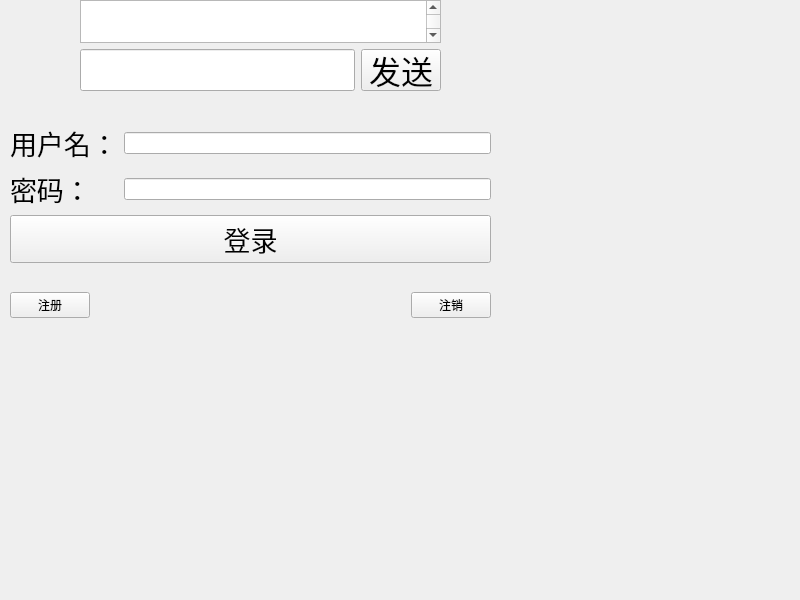
<?xml version="1.0" encoding="UTF-8"?>
<ui version="4.0">
 <class>TcpClient</class>
 <widget class="QWidget" name="TcpClient">
  <property name="geometry">
   <rect>
    <x>0</x>
    <y>0</y>
    <width>800</width>
    <height>600</height>
   </rect>
  </property>
  <property name="windowTitle">
   <string>TcpClient</string>
  </property>
  <widget class="QWidget" name="layoutWidget">
   <property name="geometry">
    <rect>
     <x>80</x>
     <y>0</y>
     <width>361</width>
     <height>91</height>
    </rect>
   </property>
   <layout class="QVBoxLayout" name="verticalLayout">
    <item>
     <widget class="QTextEdit" name="textEdit">
      <property name="font">
       <font>
        <family>Arial</family>
        <pointsize>22</pointsize>
       </font>
      </property>
     </widget>
    </item>
    <item>
     <layout class="QHBoxLayout" name="horizontalLayout">
      <item>
       <widget class="QLineEdit" name="lineEdit">
        <property name="font">
         <font>
          <family>Arial</family>
          <pointsize>22</pointsize>
         </font>
        </property>
       </widget>
      </item>
      <item>
       <widget class="QPushButton" name="send_pd">
        <property name="font">
         <font>
          <family>Arial</family>
          <pointsize>24</pointsize>
         </font>
        </property>
        <property name="text">
         <string>发送</string>
        </property>
       </widget>
      </item>
     </layout>
    </item>
   </layout>
  </widget>
  <widget class="QWidget" name="">
   <property name="geometry">
    <rect>
     <x>10</x>
     <y>100</y>
     <width>481</width>
     <height>241</height>
    </rect>
   </property>
   <layout class="QVBoxLayout" name="verticalLayout_2">
    <item>
     <layout class="QGridLayout" name="gridLayout">
      <item row="0" column="1">
       <widget class="QLineEdit" name="name_le"/>
      </item>
      <item row="1" column="1">
       <widget class="QLineEdit" name="pwd_le">
        <property name="echoMode">
         <enum>QLineEdit::Password</enum>
        </property>
       </widget>
      </item>
      <item row="0" column="0">
       <widget class="QLabel" name="name_lab">
        <property name="font">
         <font>
          <family>Arial</family>
          <pointsize>20</pointsize>
         </font>
        </property>
        <property name="text">
         <string>用户名：</string>
        </property>
       </widget>
      </item>
      <item row="2" column="0" colspan="2">
       <widget class="QPushButton" name="login_pb">
        <property name="font">
         <font>
          <family>Arial</family>
          <pointsize>20</pointsize>
         </font>
        </property>
        <property name="text">
         <string>登录</string>
        </property>
       </widget>
      </item>
      <item row="1" column="0">
       <widget class="QLabel" name="pwd_lab">
        <property name="font">
         <font>
          <family>Arial</family>
          <pointsize>20</pointsize>
         </font>
        </property>
        <property name="text">
         <string>密码：</string>
        </property>
       </widget>
      </item>
     </layout>
    </item>
    <item>
     <layout class="QHBoxLayout" name="horizontalLayout_2">
      <item>
       <widget class="QPushButton" name="regist_pb">
        <property name="text">
         <string>注册</string>
        </property>
       </widget>
      </item>
      <item>
       <spacer name="horizontalSpacer">
        <property name="orientation">
         <enum>Qt::Horizontal</enum>
        </property>
        <property name="sizeHint" stdset="0">
         <size>
          <width>40</width>
          <height>20</height>
         </size>
        </property>
       </spacer>
      </item>
      <item>
       <widget class="QPushButton" name="cancel_pb">
        <property name="text">
         <string>注销</string>
        </property>
       </widget>
      </item>
     </layout>
    </item>
   </layout>
  </widget>
 </widget>
 <resources/>
 <connections/>
</ui>
